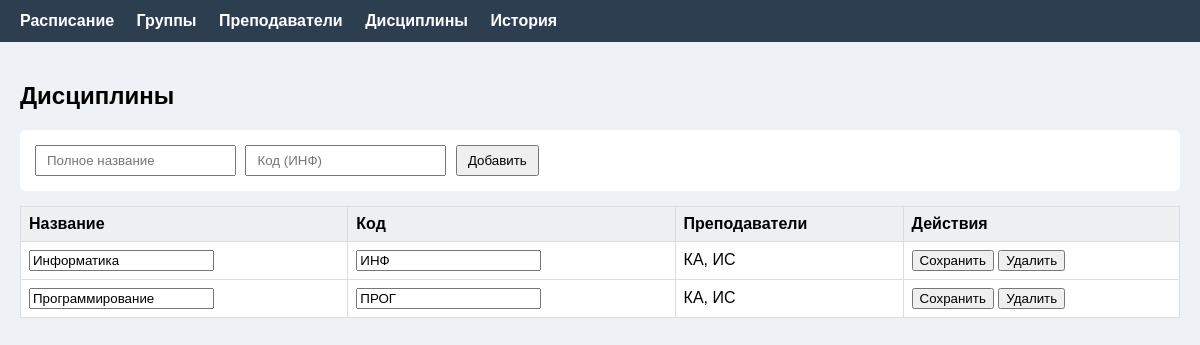
/subjects/, run on the app's committed database.
### app/models.py (models this page shows)
class Subject(db.Model):
    __tablename__ = 'subjects'
    id = db.Column(db.Integer, primary_key=True)
    name = db.Column(db.String(150), nullable=False)
    short_name = db.Column(db.String(20))

class Teacher(db.Model):
    __tablename__ = 'teachers'
    id = db.Column(db.Integer, primary_key=True)
    name = db.Column(db.String(150), nullable=False)
    short_name = db.Column(db.String(20))
    color = db.Column(db.String(20), default='#3498db')
    subjects = db.relationship(
        'Subject',
        secondary=teacher_subjects,
        backref=db.backref('teachers', lazy='dynamic'),
        lazy='dynamic'
    )

### app/subjects/routes.py (the view)
@subjects_bp.route('/')
def subjects_list():
    subjects = Subject.query.order_by(Subject.name).all()
    return render_template('subjects.html', subjects=subjects)

### templates/subjects.html
{% extends "base.html" %}
{% block content %}
<h2>Дисциплины</h2>
<form method="POST" action="{{ url_for('subjects.subject_add') }}" class="add-form">
    <input type="text" name="name" placeholder="Полное название" required>
    <input type="text" name="short_name" placeholder="Код (ИНФ)">
    <button type="submit">Добавить</button>
</form>
<table>
    <thead>
        <tr><th>Название</th><th>Код</th><th>Преподаватели</th><th>Действия</th></tr>
    </thead>
    <tbody>
        {% for s in subjects %}
        <tr>
            <form method="POST" action="{{ url_for('subjects.subject_edit', subject_id=s.id) }}">
                <td><input type="text" name="name" value="{{ s.name }}"></td>
                <td><input type="text" name="short_name" value="{{ s.short_name or '' }}"></td>
            </form>
                <td>
                    {% for t in s.teachers %}
                        {{ t.short_name or t.name }}{% if not loop.last %}, {% endif %}
                    {% else %}—{% endfor %}
                </td>
                <td>
                    <form method="POST" action="{{ url_for('subjects.subject_edit', subject_id=s.id) }}" style="display:inline">
                        <button type="submit">Сохранить</button>
                    </form>
                    <form method="POST" action="{{ url_for('subjects.subject_delete', subject_id=s.id) }}" style="display:inline">
                        <button type="submit" onclick="return confirm('Удалить?')">Удалить</button>
                    </form>
                </td>
        </tr>
        {% else %}
        <tr><td colspan="4">Дисциплин пока нет</td></tr>
        {% endfor %}
    </tbody>
</table>
{% endblock %}

### static/style.css (style rules this page uses)
body { font-family: Arial, sans-serif; margin: 0; background: #eef1f5; }
table { border-collapse: collapse; width: 100%; background: #fff; margin-top: 15px; }
th, td { border: 1px solid #ddd; padding: 8px; text-align: left; }
th { background: #ecf0f1; }
.add-form { background: #fff; padding: 15px; border-radius: 6px; margin-bottom: 15px; }
.add-form input, .add-form button { padding: 6px 10px; margin-right: 5px; }
button { cursor: pointer; }

### data on the page
Subject: name "Информатика", short_name "ИНФ"
Teacher: short_name "КА"
Teacher: short_name "ИС"
Subject: name "Программирование", short_name "ПРОГ"
